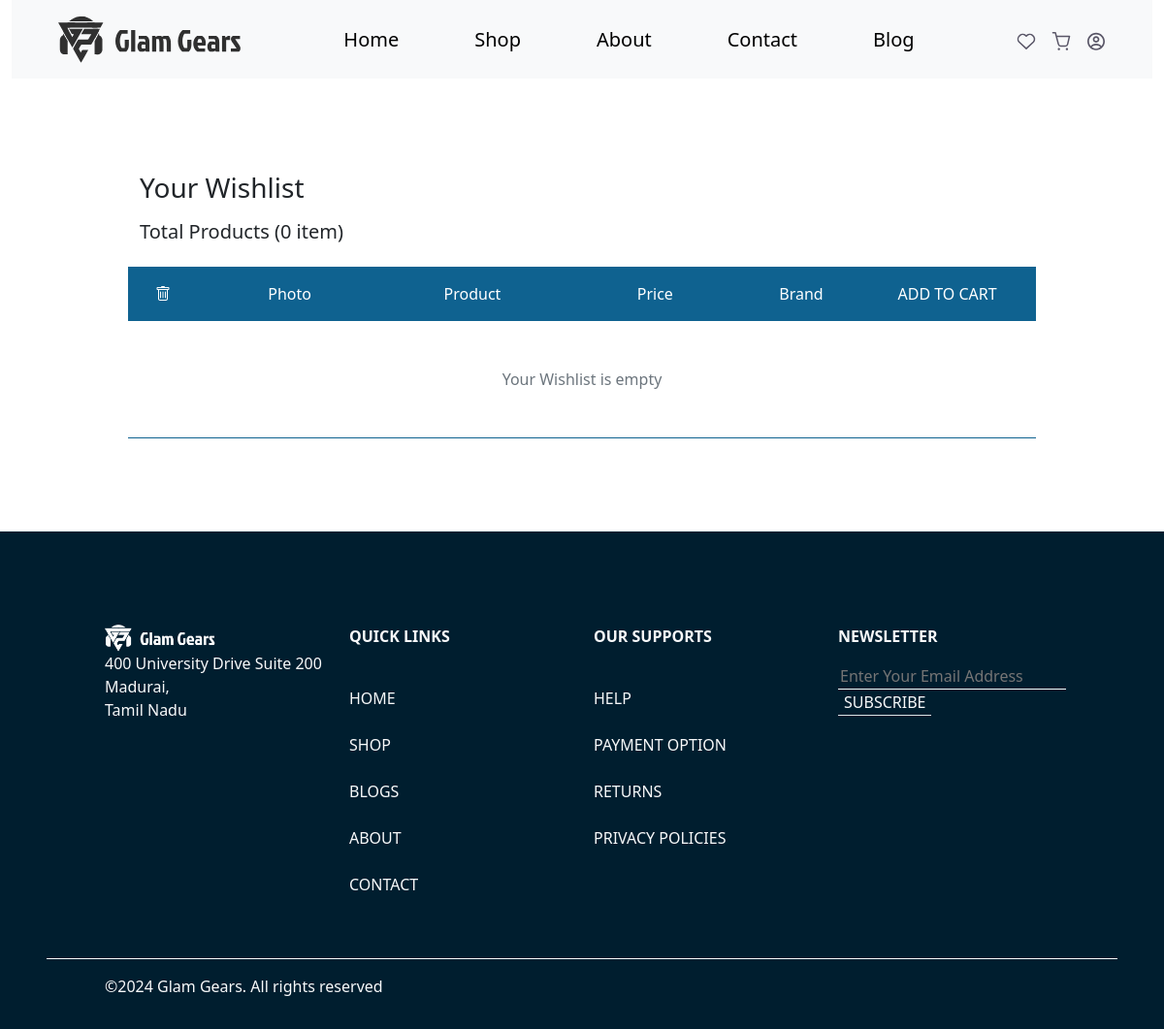
Page /wishlist.php (signed in) on the earlier database version.
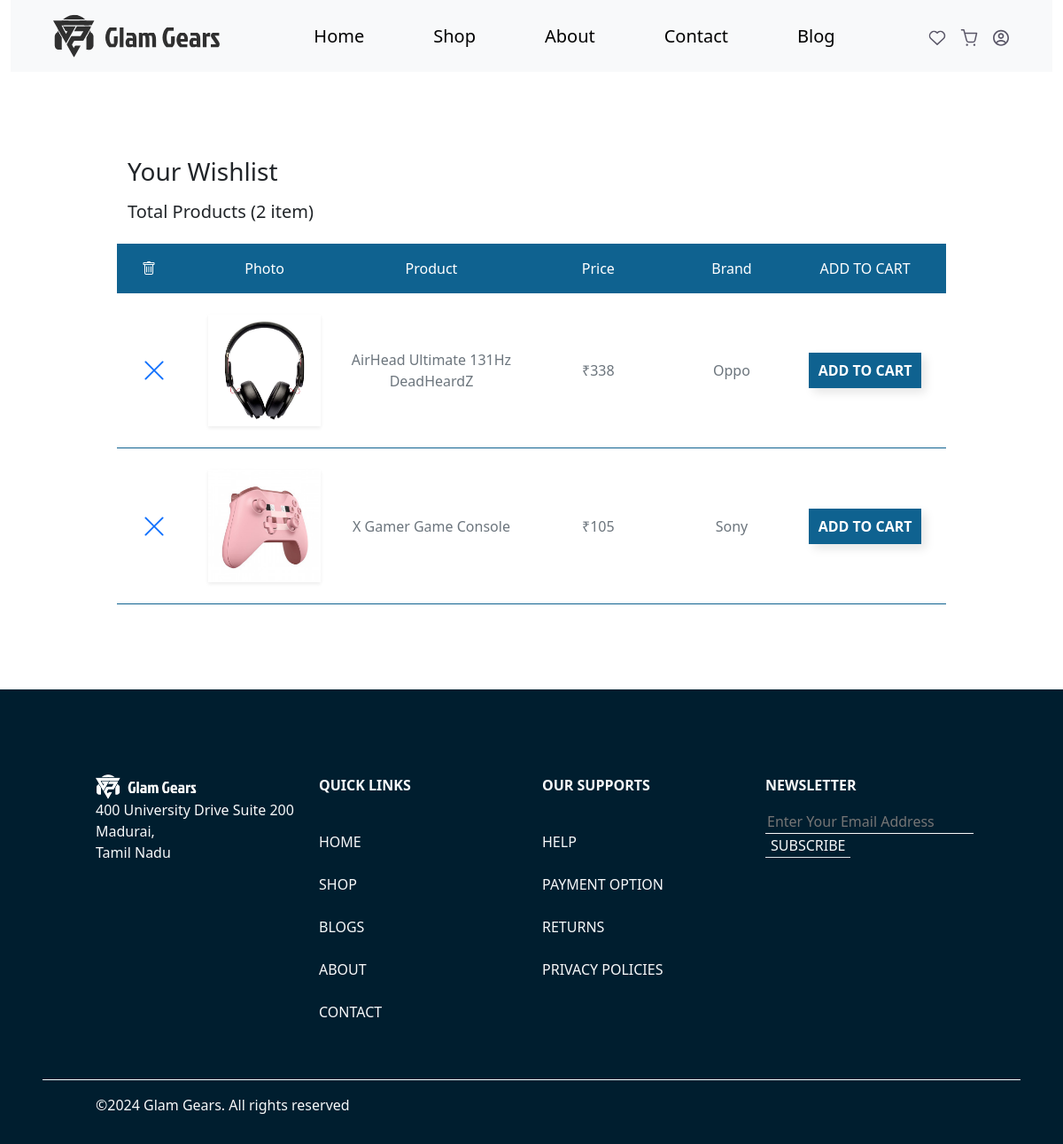
Same page on the later database version.
### tables this page shows
CREATE TABLE `products` (
  `id` int(11) NOT NULL,
  `product_id` int(100) NOT NULL,
  `product_name` varchar(100) NOT NULL,
  `product_description` text NOT NULL,
  `product_price` decimal(10,2) NOT NULL,
  `discount_percent` decimal(2,2) NOT NULL,
  `product_quantity` int(100) NOT NULL,
  `category_name` varchar(100) NOT NULL,
  `brand_name` varchar(100) NOT NULL,
  `product_status` varchar(8) NOT NULL DEFAULT 'active',
  `merchant_id` int(100) NOT NULL,
  `main_image_name` varchar(100) NOT NULL,
  `is_featured` varchar(1) NOT NULL,
  `created_at` timestamp NOT NULL DEFAULT current_timestamp() ON UPDATE current_timestamp(),
  `updated_at` timestamp NOT NULL DEFAULT current_timestamp()
);

### wishlist.php (the view, shortened to what the changed rows need)
<?php
$userId = $_SESSION['user'];
?>
<!DOCTYPE html>
<html lang="en">
<?php
include_once('./head.php');
?>
<?php
include_once('./header.php');
?>
<div class="row px-3 px-md-5 my-5">
    <div class="col-12 px-0 px-md-5">
        <div class="row mt-5 px-0 px-md-5 my-5">
            <h3 class="mb-3">Your Wishlist</h3>
            <?php
            require_once "./config.php";
            $sql = " SELECT COUNT(*) AS total_rows FROM wishlist WHERE `user_id` = ?";
            $stmt = $config->prepare($sql);
            $stmt->bind_param("s", $userId);
            $stmt->execute();
            $result = $stmt->get_result();
            if ($result->num_rows > 0) {
                $row = $result->fetch_assoc();
                $totalRows = $row['total_rows'];
            }
            ?>
            <h5>Total Products (<?php echo $totalRows; ?> item)</h5>
            <div class="cart-container mt-3 col-12">
                <div style="background-color: #0f6290" class="row text-white p-3 fw-medium d-none d-lg-flex">
                </div>
                <?php
                require_once "./config.php";
                $sql = "SELECT * FROM wishlist WHERE `user_id`=$userId;";
                $result = mysqli_query($config, $sql);
                if ($result->num_rows > 0) {
                    while ($row = mysqli_fetch_array($result)) {
                        $itemid = $row['product_id'];
                        $wishid = $row['wishlist_id'];
                        require_once "./config.php";
                        $sql3 = "SELECT * FROM products WHERE `product_id`=$itemid;";
                        $itemresult = mysqli_query($config, $sql3);
                        while ($itemrow = mysqli_fetch_array($itemresult)) {
                ?>
                            <div style="border-bottom: 1px solid #0f6290" class="row text-secondary px-3 py-4 fw-medium d-flex gap-4 gap-lg-0 align-items-center">
                                <div class="col-12 col-lg-1">
                                    <a href="./delwish.php?wishID=<?php echo $wishid; ?>&itemid=<?php echo $itemid; ?>">
                                        <i class="bi bi-x-lg fs-3"></i>
                                    </a>
                                </div>
                                <div class="col-8 col-md-5 col-lg-2">
                                    <img class="img-fluid shadow-sm" src="./uploads/<?php echo $itemrow['main_image_name']; ?>" alt="" />
                                </div>
                                <div class="col-10 col-lg-3">
                                    <p class="mb-0 text-center"><?php echo $itemrow['product_name']; ?></p>
                                </div>
                                <div class="col-12 col-lg-2">
                                    <div class="d-flex align-items-center justify-content-between justify-content-lg-center">
                                        <p class="mb-0 text-center">&#8377;<?php echo $itemrow['product_price'] * $itemrow['discount_percent'];
                                                                            ?> </p>
                                    </div>
                                </div>
                                <div class="col-12 col-lg-2">
                                    <div class="d-flex align-items-center justify-content-between justify-content-lg-center">
                                        <p class="mb-0 text-center"><?php echo $itemrow['brand_name']; ?></p>
                                    </div>
                                </div>
                                <div class="col-12 col-lg-2">
                                    <div class="d-flex align-items-center justify-content-between justify-content-lg-center">
                                        <a href="./addtocart.php?productID=<?php echo $itemrow['product_id']; ?>" class="bte text-center link-underline link-underline-opacity-0">
                                            ADD TO CART
                                        </a>
                                    </div>
                                </div>
                            </div>
                <?php
                        }
                    }
                } else {
                    echo '<div style="border-bottom: 1px solid #0f6290" class="row text-secondary px-3 py-5 fw-medium d-flex gap-4 gap-lg-0 align-items-center ">
                    <div class="col-12 text-center">Your Wishlist is empty</div>
                    </div>';
                }
                ?>
            </div>
        </div>
    </div>
</div>
<?php
include_once('./footer.php');
?>

Differences in the rows shown:
now on this page (row edited): products: main_image_name (picture), product_name "AirHead Ultimate 131Hz DeadHeardZ", $itemrow['product_price'] * $itemrow['discount_percent'] "338", brand_name "Oppo"
now on this page (row edited): products: main_image_name (picture), product_name "X Gamer Game Console", $itemrow['product_price'] * $itemrow['discount_percent'] "105", brand_name "Sony"
Other differences:
$totalRows: "0" → "2"
text no longer shown: "Your Wishlist is empty"
